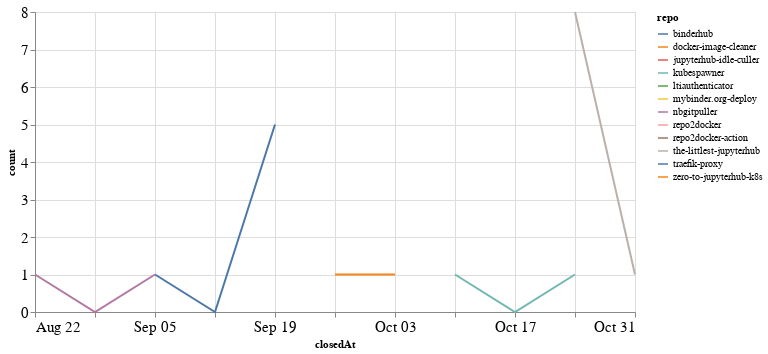

Notebook code cell kept with this figure:
### Code cell
closed_by_time = closed_by.groupby('repo').resample('W', on='closedAt').count()['author'].reset_index()
closed_by_time = closed_by_time.rename(columns={'author': 'count'})

alt.Chart(closed_by_time, width=600).mark_line().encode(
    x='closedAt',
    y='count',
    color='repo',
    tooltip="repo"
)

### Figure 1 — Vega-Lite specification as saved in the notebook (floating-point values rounded to 4 significant figures)
{"config": {"axisLeft": {"labelFontSize": 15}, "axisBottom": {"labelFontSize": 15}}, "data": {"name": "data-b763db3171c6b26d36bab1de26de6bb7"}, "mark": "line", "encoding": {"color": {"type": "nominal", "field": "repo"}, "tooltip": {"type": "nominal", "field": "repo"}, "x": {"type": "temporal", "field": "closedAt"}, "y": {"type": "quantitative", "field": "count"}}, "width": 600, "$schema": "https://vega.github.io/schema/vega-lite/v4.8.1.json", "datasets": {"data-b763db3171c6b26d36bab1de26de6bb7": [{"repo": "binderhub", "closedAt": "2021-09-05T00:00:00", "count": 1}, {"repo": "binderhub", "closedAt": "2021-09-12T00:00:00", "count": 0}, {"repo": "binderhub", "closedAt": "2021-09-19T00:00:00", "count": 5}, {"repo": "docker-image-cleaner", "closedAt": "2021-09-19T00:00:00", "count": 2}, {"repo": "jupyterhub-idle-culler", "closedAt": "2021-09-26T00:00:00", "count": 1}, {"repo": "kubespawner", "closedAt": "2021-10-10T00:00:00", "count": 1}, {"repo": "kubespawner", "closedAt": "2021-10-17T00:00:00", "count": 0}, {"repo": "kubespawner", "closedAt": "2021-10-24T00:00:00", "count": 1}, {"repo": "ltiauthenticator", "closedAt": "2021-09-05T00:00:00", "count": 1}, {"repo": "mybinder.org-deploy", "closedAt": "2021-10-24T00:00:00", "count": 1}, {"repo": "nbgitpuller", "closedAt": "2021-08-22T00:00:00", "count": 1}, {"repo": "nbgitpuller", "closedAt": "2021-08-29T00:00:00", "count": 0}, {"repo": "nbgitpuller", "closedAt": "2021-09-05T00:00:00", "count": 1}, {"repo": "repo2docker", "closedAt": "2021-09-05T00:00:00", "count": 1}, {"repo": "repo2docker-action", "closedAt": "2021-09-19T00:00:00", "count": 1}, {"repo": "the-littlest-jupyterhub", "closedAt": "2021-10-24T00:00:00", "count": 8}, {"repo": "the-littlest-jupyterhub", "closedAt": "2021-10-31T00:00:00", "count": 1}, {"repo": "traefik-proxy", "closedAt": "2021-10-24T00:00:00", "count": 3}, {"repo": "zero-to-jupyterhub-k8s", "closedAt": "2021-09-26T00:00:00", "count": 1}, {"repo": "zero-to-jupyterhub-k8s", "closedAt": "2021-10-03T00:00:00", "count": 1}]}}
